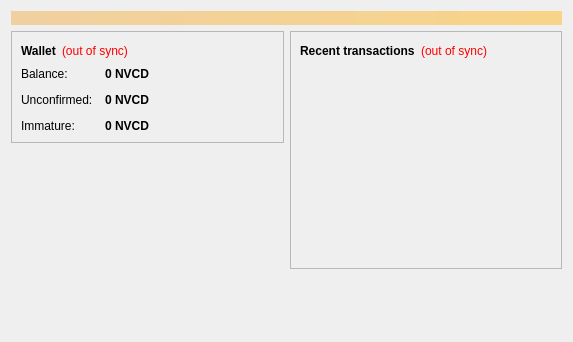
<?xml version="1.0" encoding="UTF-8"?>
<ui version="4.0">
 <class>OverviewPage</class>
 <widget class="QWidget" name="OverviewPage">
  <property name="geometry">
   <rect>
    <x>0</x>
    <y>0</y>
    <width>573</width>
    <height>342</height>
   </rect>
  </property>
  <property name="windowTitle">
   <string>Form</string>
  </property>
  <layout class="QVBoxLayout" name="topLayout">
   <item>
    <widget class="QLabel" name="labelAlerts">
     <property name="visible">
      <bool>false</bool>
     </property>
     <property name="styleSheet">
      <string notr="true">background-color: qlineargradient(x1: 0, y1: 0, x2: 1, y2: 0, stop:0 #F0D0A0, stop:1 #F8D488); color:#000000;</string>
     </property>
     <property name="wordWrap">
      <bool>true</bool>
     </property>
     <property name="margin">
      <number>3</number>
     </property>
    </widget>
   </item>
   <item>
    <layout class="QHBoxLayout" name="horizontalLayout" stretch="1,1">
     <item>
      <layout class="QVBoxLayout" name="verticalLayout_2">
       <item>
        <widget class="QFrame" name="frame">
         <property name="frameShape">
          <enum>QFrame::StyledPanel</enum>
         </property>
         <property name="frameShadow">
          <enum>QFrame::Raised</enum>
         </property>
         <layout class="QVBoxLayout" name="verticalLayout_4">
          <item>
           <layout class="QHBoxLayout" name="horizontalLayout_4">
            <item>
             <widget class="QLabel" name="label_5">
              <property name="font">
               <font>
                <weight>75</weight>
                <bold>true</bold>
               </font>
              </property>
              <property name="text">
               <string>Wallet</string>
              </property>
             </widget>
            </item>
            <item>
             <widget class="QLabel" name="labelWalletStatus">
              <property name="toolTip">
               <string>The displayed information may be out of date. Your wallet automatically synchronizes with the NovaCoinDark network after a connection is established, but this process has not completed yet.</string>
              </property>
              <property name="styleSheet">
               <string notr="true">QLabel { color: red; }</string>
              </property>
              <property name="text">
               <string notr="true">(out of sync)</string>
              </property>
              <property name="alignment">
               <set>Qt::AlignLeading|Qt::AlignLeft|Qt::AlignVCenter</set>
              </property>
             </widget>
            </item>
            <item>
             <spacer name="horizontalSpacer_2">
              <property name="orientation">
               <enum>Qt::Horizontal</enum>
              </property>
              <property name="sizeHint" stdset="0">
               <size>
                <width>40</width>
                <height>20</height>
               </size>
              </property>
             </spacer>
            </item>
           </layout>
          </item>
          <item>
           <layout class="QFormLayout" name="formLayout_2">
            <property name="fieldGrowthPolicy">
             <enum>QFormLayout::AllNonFixedFieldsGrow</enum>
            </property>
            <property name="horizontalSpacing">
             <number>12</number>
            </property>
            <property name="verticalSpacing">
             <number>12</number>
            </property>
            <item row="0" column="0">
             <widget class="QLabel" name="label">
              <property name="text">
               <string>Balance:</string>
              </property>
             </widget>
            </item>
            <item row="0" column="1">
             <widget class="QLabel" name="labelBalance">
              <property name="font">
               <font>
                <weight>75</weight>
                <bold>true</bold>
               </font>
              </property>
              <property name="cursor">
               <cursorShape>IBeamCursor</cursorShape>
              </property>
              <property name="toolTip">
               <string>Your current balance</string>
              </property>
              <property name="text">
               <string notr="true">0 NVCD</string>
              </property>
              <property name="textInteractionFlags">
               <set>Qt::LinksAccessibleByMouse|Qt::TextSelectableByKeyboard|Qt::TextSelectableByMouse</set>
              </property>
             </widget>
            </item>
            <item row="1" column="0">
             <widget class="QLabel" name="label_3">
              <property name="text">
               <string>Unconfirmed:</string>
              </property>
             </widget>
            </item>
            <item row="1" column="1">
             <widget class="QLabel" name="labelUnconfirmed">
              <property name="font">
               <font>
                <weight>75</weight>
                <bold>true</bold>
               </font>
              </property>
              <property name="cursor">
               <cursorShape>IBeamCursor</cursorShape>
              </property>
              <property name="toolTip">
               <string>Total of transactions that have yet to be confirmed, and do not yet count toward the current balance</string>
              </property>
              <property name="text">
               <string notr="true">0 NVCD</string>
              </property>
              <property name="textInteractionFlags">
               <set>Qt::LinksAccessibleByMouse|Qt::TextSelectableByKeyboard|Qt::TextSelectableByMouse</set>
              </property>
             </widget>
            </item>
            <item row="2" column="0">
             <widget class="QLabel" name="labelImmatureText">
              <property name="text">
               <string>Immature:</string>
              </property>
             </widget>
            </item>
            <item row="2" column="1">
             <widget class="QLabel" name="labelImmature">
              <property name="font">
               <font>
                <weight>75</weight>
                <bold>true</bold>
               </font>
              </property>
              <property name="toolTip">
               <string>Mined balance that has not yet matured</string>
              </property>
              <property name="text">
               <string notr="true">0 NVCD</string>
              </property>
              <property name="textInteractionFlags">
               <set>Qt::LinksAccessibleByMouse|Qt::TextSelectableByKeyboard|Qt::TextSelectableByMouse</set>
              </property>
             </widget>
            </item>
           </layout>
          </item>
         </layout>
        </widget>
       </item>
       <item>
        <spacer name="verticalSpacer">
         <property name="orientation">
          <enum>Qt::Vertical</enum>
         </property>
         <property name="sizeHint" stdset="0">
          <size>
           <width>20</width>
           <height>40</height>
          </size>
         </property>
        </spacer>
       </item>
             <item>
         <widget class="QLabel" name="coinimage">
          <property name="text">
           <string/>
          </property>
          <property name="pixmap">
           <pixmap resource="../bitcoin.qrc">:/icons/bitcoin</pixmap>
          </property>
          <property name="scaledContents">
           <bool>false</bool>
          </property>
          <property name="alignment">
           <set>Qt::AlignCenter</set>
          </property>
          <property name="margin">
           <number>-2</number>
          </property>
         </widget>
        </item>
      </layout>
     </item>
     <item>
      <layout class="QVBoxLayout" name="verticalLayout_3">
       <item>
        <widget class="QFrame" name="frame_2">
         <property name="frameShape">
          <enum>QFrame::StyledPanel</enum>
         </property>
         <property name="frameShadow">
          <enum>QFrame::Raised</enum>
         </property>
         <layout class="QVBoxLayout" name="verticalLayout">
          <item>
           <layout class="QHBoxLayout" name="horizontalLayout_2">
            <item>
             <widget class="QLabel" name="label_4">
              <property name="text">
               <string>&lt;b&gt;Recent transactions&lt;/b&gt;</string>
              </property>
             </widget>
            </item>
            <item>
             <widget class="QLabel" name="labelTransactionsStatus">
              <property name="toolTip">
               <string>The displayed information may be out of date. Your wallet automatically synchronizes with the NovaCoinDark network after a connection is established, but this process has not completed yet.</string>
              </property>
              <property name="styleSheet">
               <string notr="true">QLabel { color: red; }</string>
              </property>
              <property name="text">
               <string notr="true">(out of sync)</string>
              </property>
              <property name="alignment">
               <set>Qt::AlignRight|Qt::AlignTrailing|Qt::AlignVCenter</set>
              </property>
             </widget>
            </item>
            <item>
             <spacer name="horizontalSpacer">
              <property name="orientation">
               <enum>Qt::Horizontal</enum>
              </property>
              <property name="sizeHint" stdset="0">
               <size>
                <width>40</width>
                <height>20</height>
               </size>
              </property>
             </spacer>
            </item>
           </layout>
          </item>
          <item>
           <widget class="QListView" name="listTransactions">
            <property name="styleSheet">
             <string notr="true">QListView { background: transparent; }</string>
            </property>
            <property name="frameShape">
             <enum>QFrame::NoFrame</enum>
            </property>
            <property name="verticalScrollBarPolicy">
             <enum>Qt::ScrollBarAlwaysOff</enum>
            </property>
            <property name="horizontalScrollBarPolicy">
             <enum>Qt::ScrollBarAlwaysOff</enum>
            </property>
            <property name="selectionMode">
             <enum>QAbstractItemView::NoSelection</enum>
            </property>
           </widget>
          </item>
         </layout>
        </widget>
       </item>
       <item>
        <spacer name="verticalSpacer_2">
         <property name="orientation">
          <enum>Qt::Vertical</enum>
         </property>
         <property name="sizeHint" stdset="0">
          <size>
           <width>20</width>
           <height>40</height>
          </size>
         </property>
        </spacer>
       </item>
      </layout>
     </item>
    </layout>
   </item>
  </layout>
 </widget>
 <resources/>
 <connections/>
</ui>
